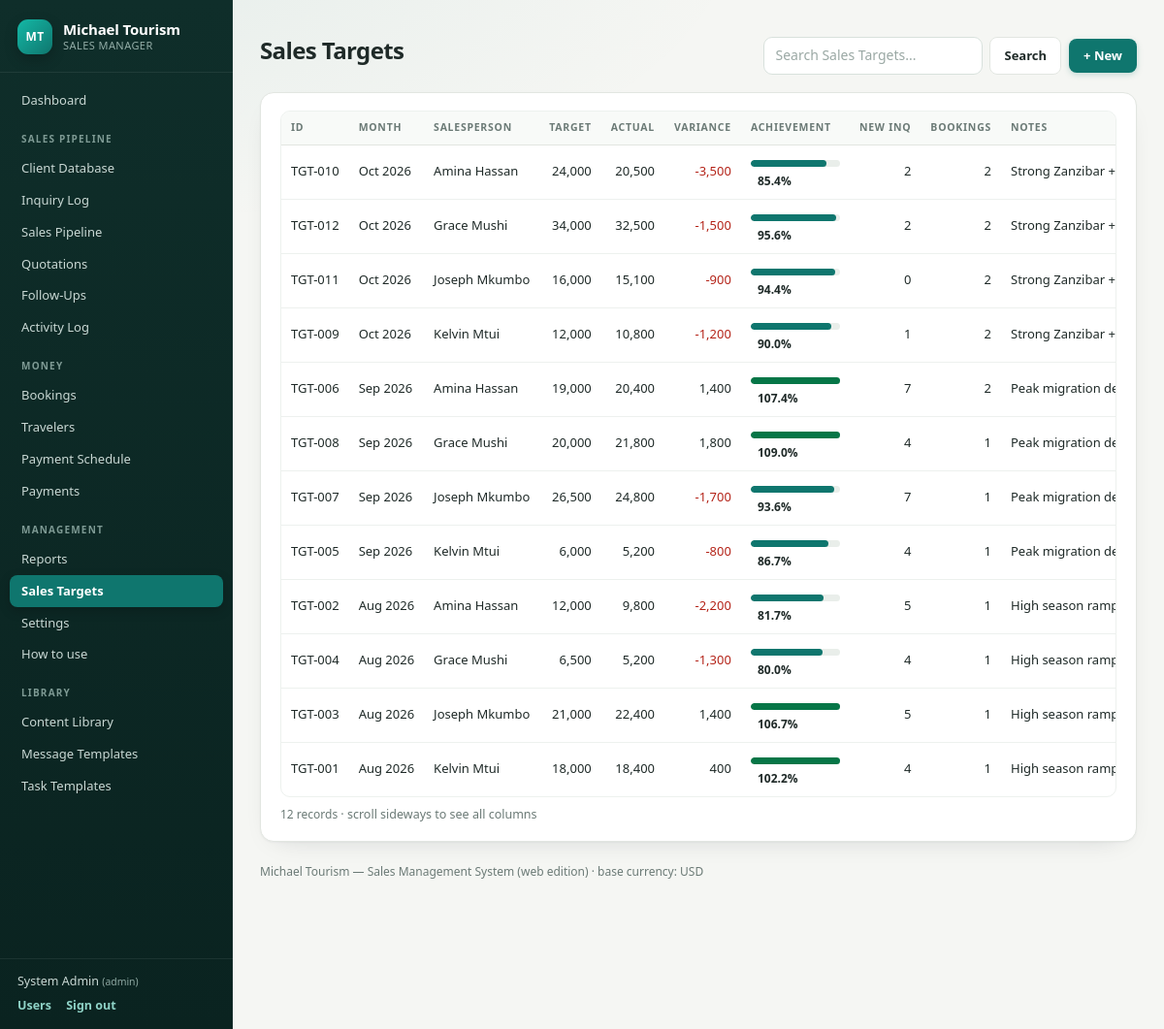
Screenshot of /index.php?page=targets (signed in) with the database file from the repository.
### tables this page shows
CREATE TABLE IF NOT EXISTS `users` (
  `id`            INT AUTO_INCREMENT PRIMARY KEY,
  `name`          VARCHAR(100) NOT NULL,
  `email`         VARCHAR(150) NOT NULL UNIQUE,
  `salt`          VARCHAR(64)  NOT NULL,
  `password_hash` VARCHAR(64)  NOT NULL,
  `role`          ENUM('admin','manager','sales') NOT NULL DEFAULT 'sales',
  `active`        TINYINT(1) NOT NULL DEFAULT 1,
  `created_at`    TIMESTAMP NOT NULL DEFAULT CURRENT_TIMESTAMP
);

CREATE TABLE IF NOT EXISTS `sales_targets` (
  `id`             INT AUTO_INCREMENT PRIMARY KEY,
  `month`          INT NOT NULL,
  `year`           INT NOT NULL,
  `salesperson`    INT NOT NULL,
  `target_revenue` DECIMAL(12,2) NULL,
  `notes`          TEXT NULL,
  UNIQUE KEY `uq_target` (`month`, `year`, `salesperson`)
);

### app/views/crud_list.php (the view, shortened to what the rows shown need)
<div class="topbar">
  <h1><?= e($m['title']) ?></h1>
  <div class="tools">
    <form method="get" class="searchform">
      <input type="search" name="q" value="<?= e($q) ?>" placeholder="Search <?= e($m['title']) ?>...">
      <button class="btn ghost" type="submit">Search</button>
    </form>
    <a class="btn primary" href="index.php?page=<?= e($module) ?>&action=form">+ New</a>
  </div>
</div>
<div class="card full listcard">
  <div class="tablewrap listwrap">
  <table class="grid">
    <thead><tr>
      <?php foreach ($m['cols'] as [$k, $label]): ?><th><?= e($label) ?></th><?php endforeach; ?>
    </tr></thead>
    <tbody>
      <?php foreach ($rows as $r): ?>
      <tr>
        <?php foreach ($m['cols'] as [$k, , $type]): ?>
          <?php $v = $r[$k] ?? null; ?>
          <?php if ($type === 'badge'):   ?> <td><?= badge($v === null || $v === '' ? '-' : (string)$v) ?></td>
          <?php elseif ($type === 'money'): ?> <td class="num <?= (float)$v < 0 ? 'neg' : '' ?>"><?= money($v, false) ?></td>
          <?php elseif ($type === 'int'):  ?> <td class="num"><?= $v === null ? '—' : e($v) ?></td>
          <?php elseif ($type === 'date'): ?> <td class="dt"><?= $v ? e(date('d M Y', strtotime($v))) : '—' ?></td>
          <?php elseif ($type === 'datetime'): ?> <td class="dt"><?= $v ? e(date('d M Y H:i', strtotime($v))) : '—' ?></td>
          <?php elseif ($type === 'pct'):  ?> <td><?= isset($r['achievement']) && $r['achievement'] !== null ? pct_bar((float)$r['achievement']) : '<span class="bdg dim">no target</span>' ?></td>
          <?php elseif ($type === 'percent'): ?> <td class="num"><?= $v === null || $v === '' ? '—' : number_format((float)$v, 1) . '%' ?></td>
          <?php else: ?> <td class="celltext"><?= $v === null || $v === '' ? '—' : e($v) ?></td>
          <?php endif; ?>
        <?php endforeach; ?>
          <?php if (in_array(Auth::role(), ['admin', 'manager'], true)): ?>
          <form method="post" action="index.php?page=<?= e($module) ?>&action=delete&id=<?= (int)($r['id'] ?? 0) ?>" class="inline"
                onsubmit="return confirm('Delete this record? This cannot be undone.');"><?= csrf_field() ?>
            <button class="btn tiny danger" type="submit">Del</button></form>
          <?php endif; ?>
      </tr>
      <?php endforeach; ?>
    </tbody>
  </table>
  </div>
  <div class="count"><?= count($rows) ?> record<?= count($rows) === 1 ? '' : 's' ?><?php if (count($m['cols']) > 8): ?> <span class="hint">· scroll sideways to see all columns</span><?php endif; ?></div>
</div>

### app/helpers.php (shortened to what the rows shown need)
<?php
function e(?string $s): string
{
    return htmlspecialchars((string)$s, ENT_QUOTES, 'UTF-8');
}
function base_currency(): string
{
    return strtoupper(Env::get('BASE_CURRENCY', 'USD'));
}
function money($n, bool $with_cur = false): string
{
    $s = number_format((float)$n, 0);
    return $with_cur ? $s . ' ' . base_currency() : $s;
}
function pct_bar(float $pct): string
{
    $pct = max(0.0, min(150.0, $pct));
    $cls = $pct >= 100 ? 'ok' : ($pct >= 75 ? 'mid' : 'low');
    return '<div class="pbar"><div class="fill ' . $cls . '" style="width:'
        . sprintf('%01.1f%%', $pct) . '"></div></div>'
        . '<span class="pnum">' . number_format($pct, 1) . '%</span>';
}

### app/views/layout.php (shortened to what the rows shown need)
?><!DOCTYPE html>
<html lang="en">
<head>
<link rel="stylesheet" href="assets/style.css">
</head>
<body class="<?= !empty($bare) ? 'bare' : '' ?>">
<?php if (!empty($bare)): ?>
  <?= $content ?>
<?php else: ?>
<div class="shell">
  <aside class="side">
    <div class="brand">
      <span class="mark">MT</span>
      <div class="brandtext"><b>Michael Tourism</b><span>Sales Manager</span></div>
    </div>
    <nav>
      <a href="index.php?page=dashboard" <?= ($page ?? '') === 'dashboard' ? 'class="on"' : '' ?>>Dashboard</a>
      <?php
        $groups = [
          'Sales Pipeline' => [
            ['clients',      'Client Database'],
            ['inquiries',    'Inquiry Log'],
            ['pipeline',     'Sales Pipeline'],
            ['quotations',   'Quotations'],
            ['followups',    'Follow-Ups'],
            ['activities',   'Activity Log'],
          ],
          'Money' => [
            ['bookings',     'Bookings'],
            ['travelers',    'Travelers'],
            ['schedule',     'Payment Schedule'],
            ['payments',     'Payments'],
          ],
          'Management' => [
            ['reports',      'Reports'],
            ['targets',      'Sales Targets'],
            ['settings',     'Settings'],
            ['help',         'How to use'],
          ],
          'Library' => [
            ['content_library',   'Content Library'],
            ['message_templates', 'Message Templates'],
            ['task_templates',    'Task Templates'],
          ],
        ];
        foreach ($groups as $label => $items): ?>
          <div class="navgrp"><?= e($label) ?></div>
          <?php foreach ($items as [$p, $txt]): ?>
            <a href="index.php?page=<?= $p ?>" <?= ($page ?? '') === $p ? 'class="on"' : '' ?>><?= e($txt) ?></a>
          <?php endforeach; ?>
        <?php endforeach; ?>
    </nav>
    <div class="me">
      <div><?= e($user['name'] ?? '') ?> <small>(<?= e($user['role'] ?? '') ?>)</small></div>
      <a href="index.php?page=users">Users</a>
      <a href="index.php?page=logout">Sign out</a>
    </div>
  </aside>
  <main class="main">
    <?= $content ?>
    <footer class="foot">Michael Tourism — Sales Management System (web edition) · base currency: <?= e($base_cur) ?></footer>
  </main>
</div>
<?php endif; ?>
</body>
</html>

### rows the page displays
users: name "System Admin", role "admin"
sales_targets: v "TGT-010", v "Oct 2026", v "Amina Hassan", target_revenue "24,000", v "20,500", v "-3,500", pct "85.4", v "2", notes "Strong Zanzibar + Kilimanja…"
sales_targets: v "TGT-012", v "Oct 2026", v "Grace Mushi", target_revenue "34,000", v "32,500", v "-1,500", pct "95.6", v "2", notes "Strong Zanzibar + Kilimanja…"
sales_targets: v "TGT-011", v "Oct 2026", v "Joseph Mkumbo", target_revenue "16,000", v "15,100", v "-900", pct "94.4", v "0", v "2", notes "Strong Zanzibar + Kilimanja…"
sales_targets: v "TGT-009", v "Oct 2026", v "Kelvin Mtui", target_revenue "12,000", v "10,800", v "-1,200", pct "90.0", v "1", v "2", notes "Strong Zanzibar + Kilimanja…"
sales_targets: v "TGT-006", v "Sep 2026", v "Amina Hassan", target_revenue "19,000", v "20,400", v "1,400", pct "107.4", v "7", v "2", notes "Peak migration…"
sales_targets: v "TGT-008", v "Sep 2026", v "Grace Mushi", target_revenue "20,000", v "21,800", v "1,800", pct "109.0", v "4", v "1", notes "Peak migration…"
sales_targets: v "TGT-007", v "Sep 2026", v "Joseph Mkumbo", target_revenue "26,500", v "24,800", v "-1,700", pct "93.6", v "7", v "1", notes "Peak migration…"
sales_targets: v "TGT-005", v "Sep 2026", v "Kelvin Mtui", target_revenue "6,000", v "5,200", v "-800", pct "86.7", v "4", v "1", notes "Peak migration…"
sales_targets: v "TGT-002", v "Aug 2026", v "Amina Hassan", target_revenue "12,000", v "9,800", v "-2,200", pct "81.7", v "5", v "1", notes "High season…"
sales_targets: v "TGT-004", v "Aug 2026", v "Grace Mushi", target_revenue "6,500", v "5,200", v "-1,300", pct "80.0", v "4", v "1", notes "High season…"
sales_targets: v "TGT-003", v "Aug 2026", v "Joseph Mkumbo", target_revenue "21,000", v "22,400", v "1,400", pct "106.7", v "5", v "1", notes "High season…"
sales_targets: v "TGT-001", v "Aug 2026", v "Kelvin Mtui", target_revenue "18,000", v "18,400", v "400", pct "102.2", v "4", v "1", notes "High season…"

### other values shown
$label "SALES PIPELINE"
$txt "Client Database"
$txt "Inquiry Log"
$txt "Sales Pipeline"
$txt "Quotations"
$txt "Follow-Ups"
$txt "Activity Log"
$label "MONEY"
$txt "Bookings"
$txt "Travelers"
$txt "Payment Schedule"
$txt "Payments"
$label "MANAGEMENT"
$txt "Reports"
$txt "Sales Targets"
